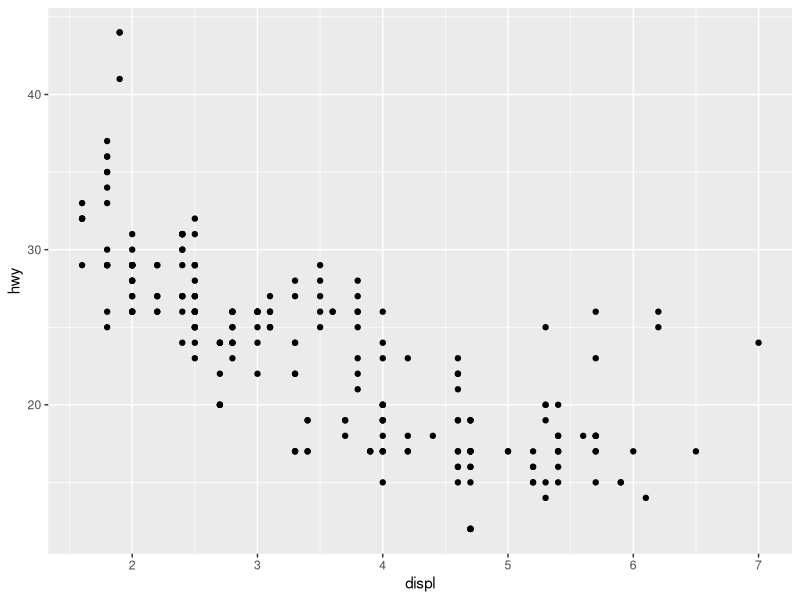
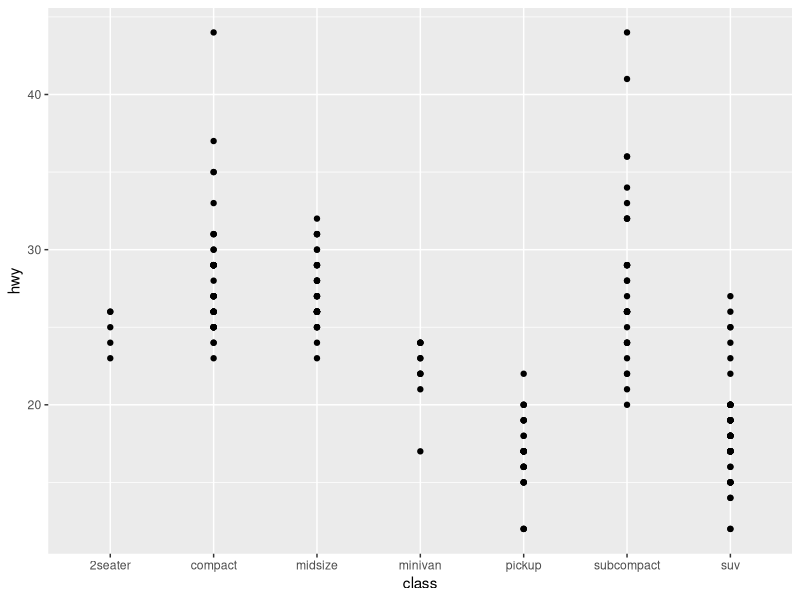
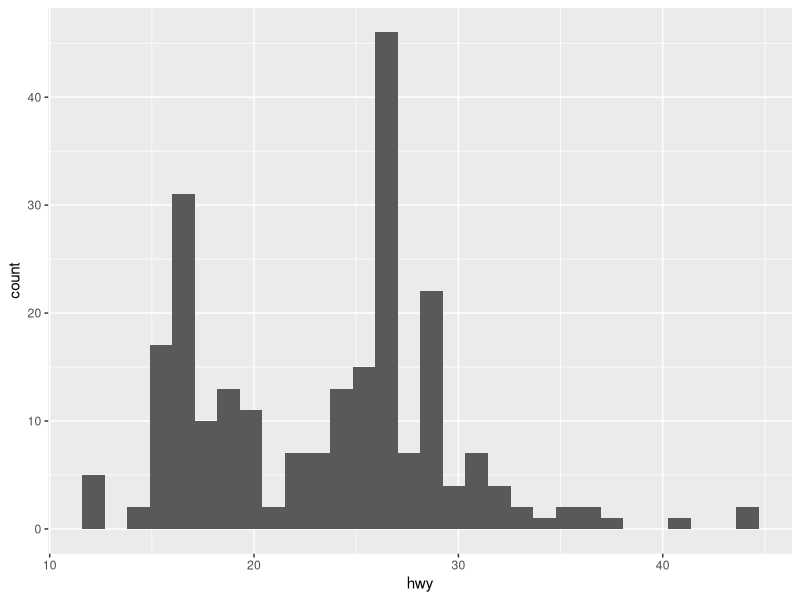
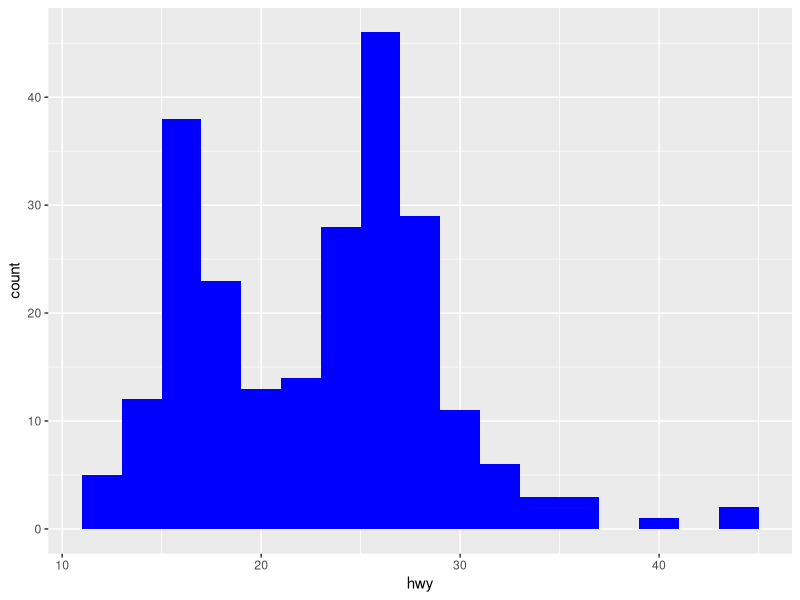
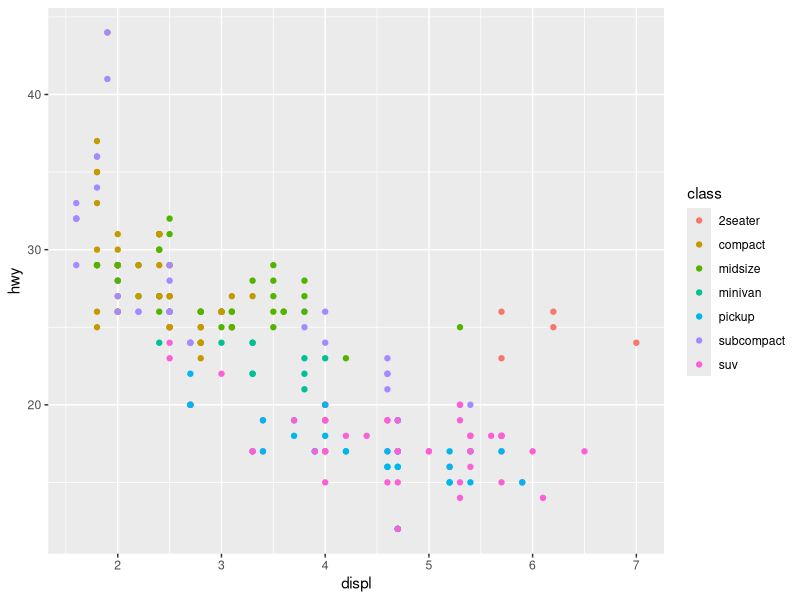
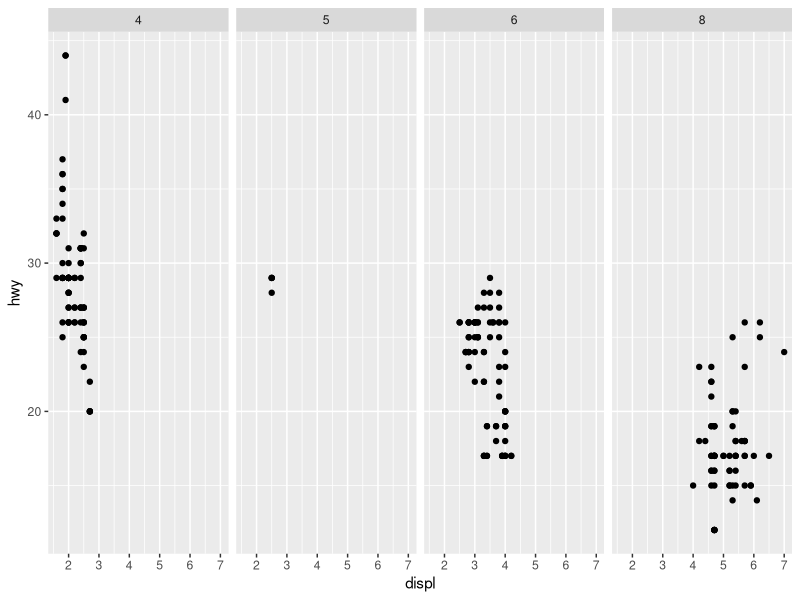
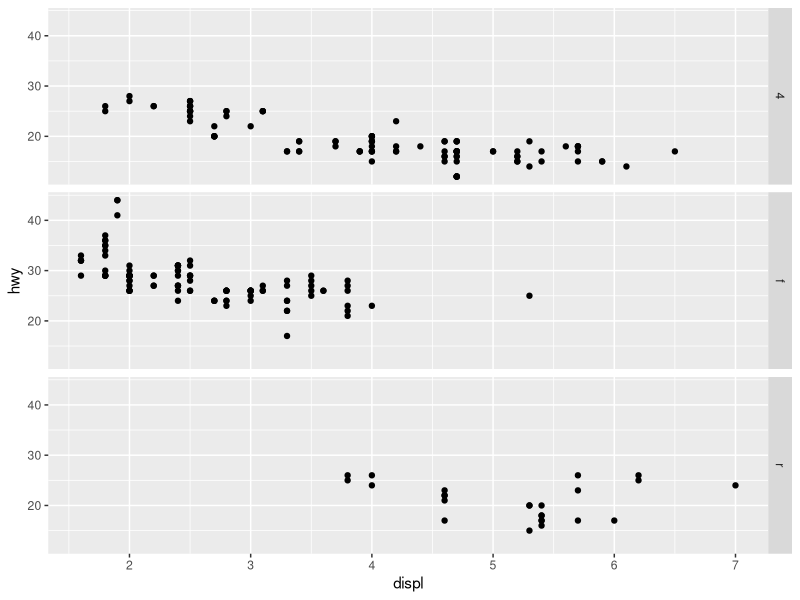
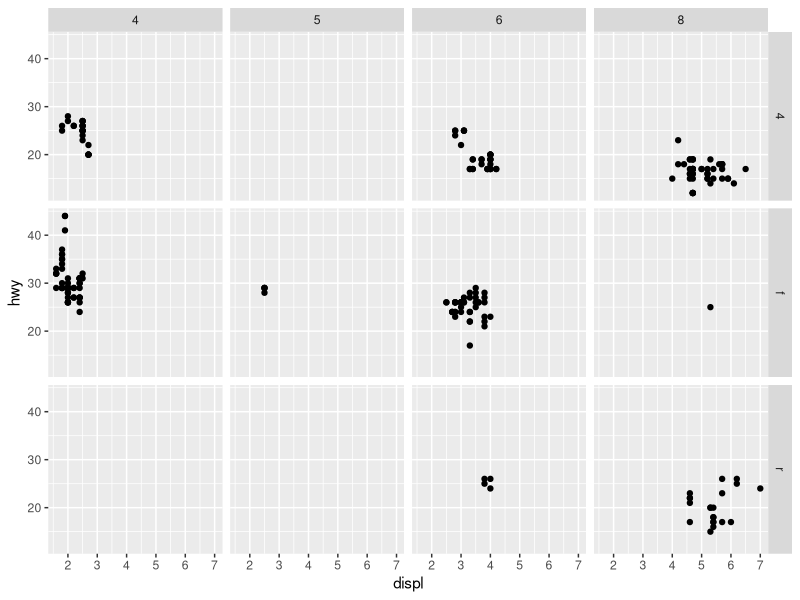

Here is the R script that generated these plots, in order:
## ---- chunk 1
#| label: setup
#| include: false
library(tidyverse)


## ---- chunk 2
head(mpg)
## ---- chunk 3
ggplot(mpg) + 
  geom_point( mapping = aes(x = displ,
                         y = hwy,
                         ))
## ---- chunk 4
ggplot(data = mpg) +
  geom_point(mapping = aes(x = class, y = hwy))


## ---- chunk 5
ggplot(mpg)+
  geom_histogram(mapping = aes(x=hwy))


## ---- chunk 6
ggplot(mpg)+
  geom_histogram(mapping = aes(x=hwy), 
                 binwidth = 2, 
                 fill = 'Blue',
                 )


## ---- chunk 7
ggplot(data = mpg) +
  geom_point(mapping = aes(x = displ,
                           y = hwy, 
                           color = class,
                           ))
## ---- chunk 8
# Makes a plot that the commands below will modify
q <- ggplot(mpg) + geom_point(aes(x = displ, y = hwy))

q + facet_grid(. ~ cyl)
q + facet_grid(drv ~ .)
q + facet_grid(drv ~ cyl)
q + facet_wrap(~ class)
## ---- chunk 9

## ---- chunk 10
ggplot(mpg) + 
  geom_point(aes(displ, hwy)) +
  geom_smooth(aes(displ, hwy)) 
  ggsave("example.jpg")
